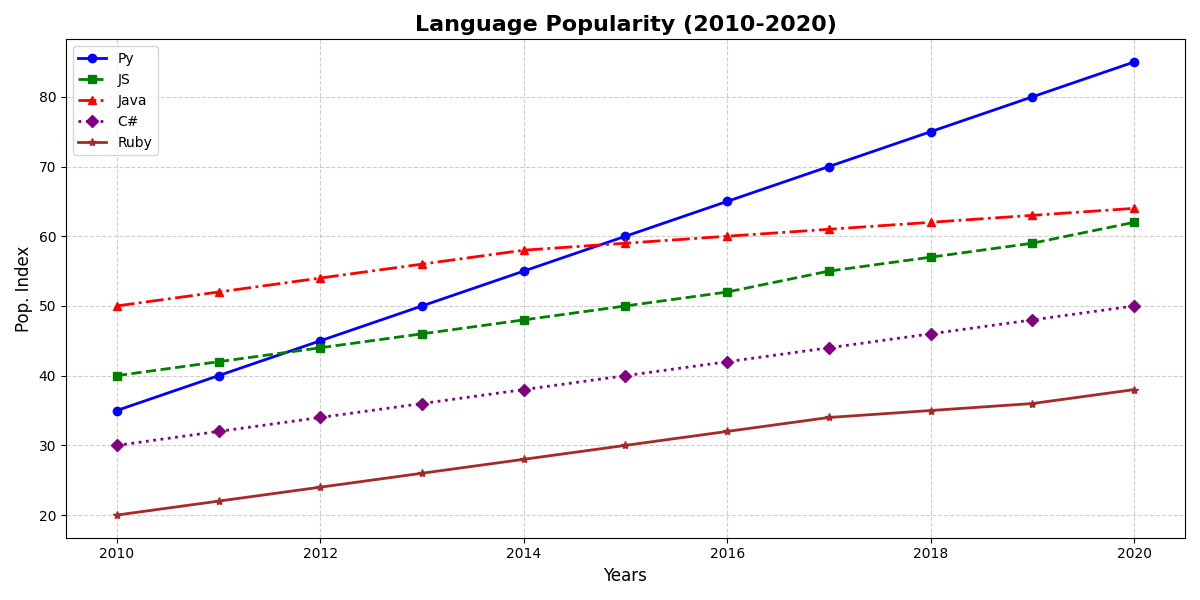

Write Python code to recreate this figure.
import matplotlib.pyplot as plt
import numpy as np

years = np.arange(2010, 2021)

python_pop = np.array([35, 40, 45, 50, 55, 60, 65, 70, 75, 80, 85])
js_pop = np.array([40, 42, 44, 46, 48, 50, 52, 55, 57, 59, 62])
java_pop = np.array([50, 52, 54, 56, 58, 59, 60, 61, 62, 63, 64])
csharp_pop = np.array([30, 32, 34, 36, 38, 40, 42, 44, 46, 48, 50])
ruby_pop = np.array([20, 22, 24, 26, 28, 30, 32, 34, 35, 36, 38])

fig, ax = plt.subplots(figsize=(12, 6))

ax.plot(years, python_pop, label='Py', color='blue', marker='o', linestyle='-', linewidth=2)
ax.plot(years, js_pop, label='JS', color='green', marker='s', linestyle='--', linewidth=2)
ax.plot(years, java_pop, label='Java', color='red', marker='^', linestyle='-.', linewidth=2)
ax.plot(years, csharp_pop, label='C#', color='purple', marker='D', linestyle=':', linewidth=2)
ax.plot(years, ruby_pop, label='Ruby', color='brown', marker='*', linestyle='-', linewidth=2)

ax.set_title('Language Popularity (2010-2020)', fontsize=16, fontweight='bold')
ax.set_xlabel('Years', fontsize=12)
ax.set_ylabel('Pop. Index', fontsize=12)

ax.legend(loc='upper left', fontsize=10)
ax.grid(True, linestyle='--', alpha=0.6)

plt.tight_layout()
plt.show()
